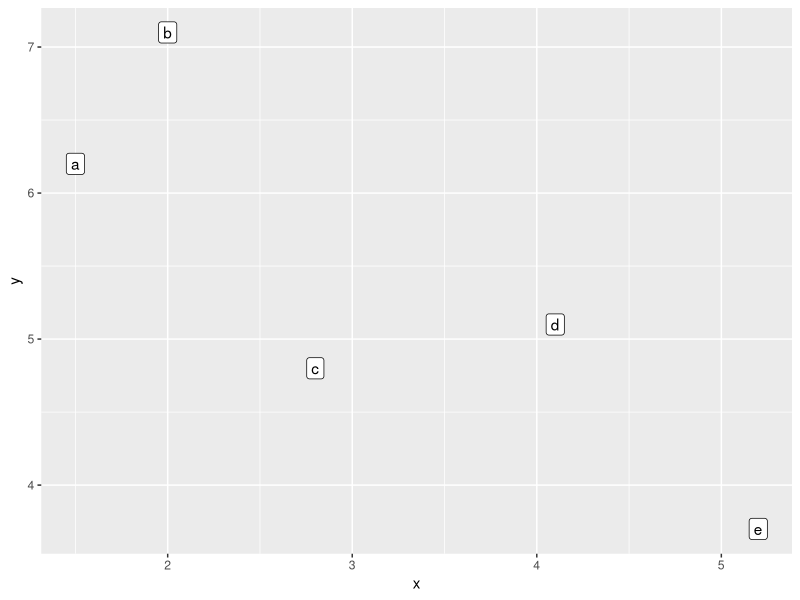
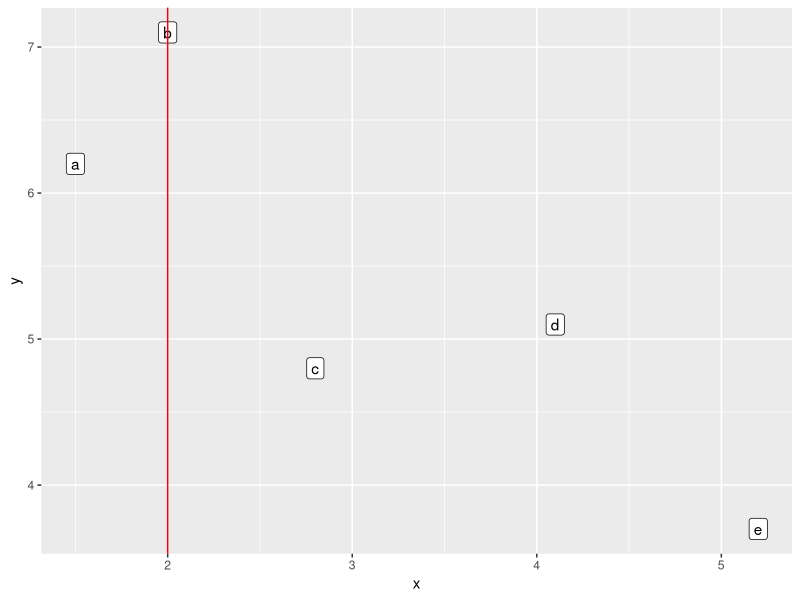
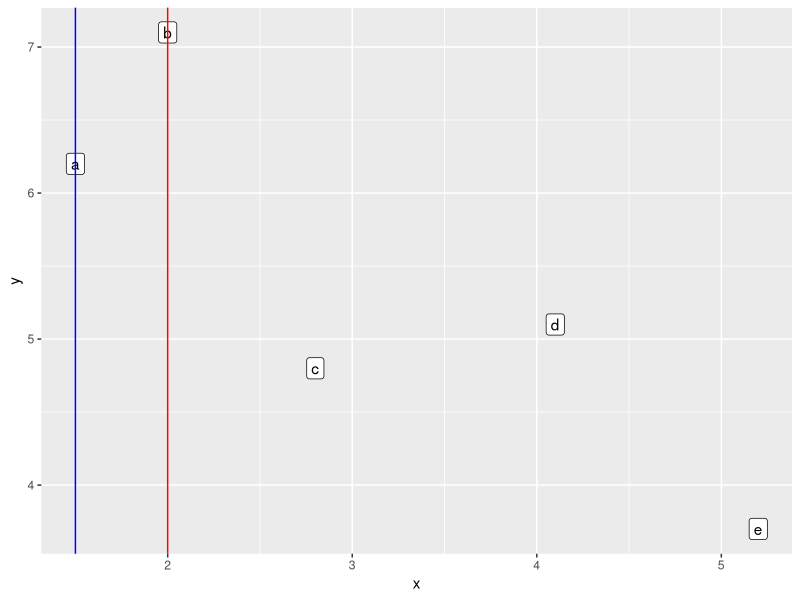
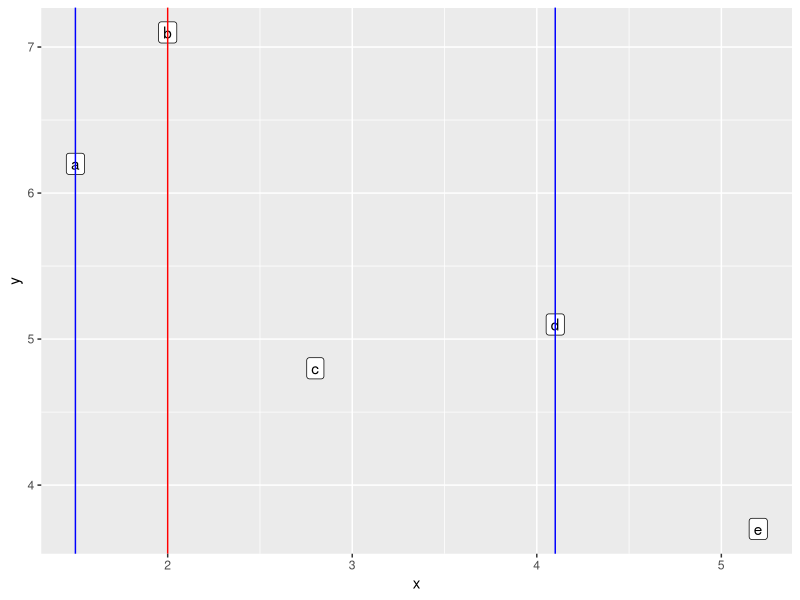
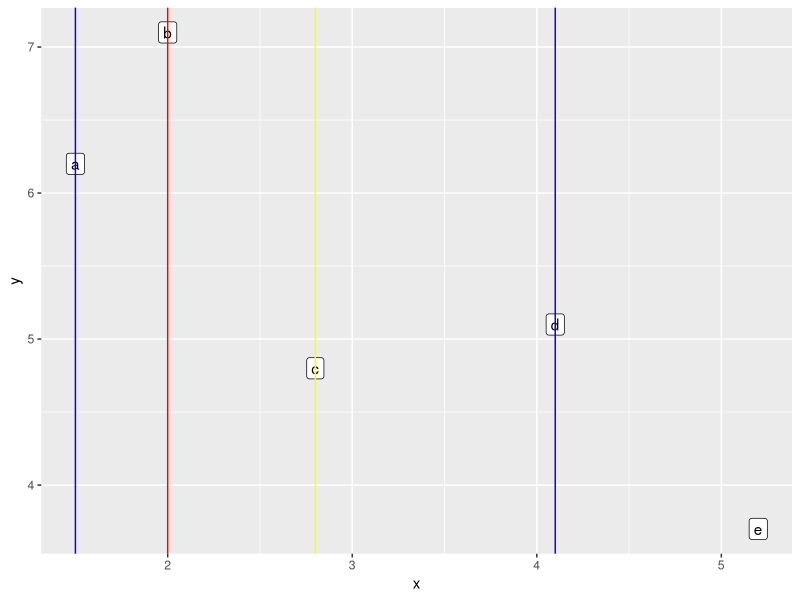

Reproduce these figures in R, in order.
## ---- chunk 1
knitr::opts_chunk$set(echo = TRUE,
                      message = FALSE,
                      fig.height = 4,
                      fig.width = 6)
## ---- chunk 2
library(tidyverse)
d <- tibble(x = c(1.5, 2.8, 4.1, 2.0, 5.2), 
            y = c(6.2, 4.8, 5.1, 7.1, 3.7)) %>%
  mutate(label = c("a", "c", "d", "b", "e"))
d
## ---- chunk 3
ggplot(data = d, aes(x = x, y = y, label = label)) +
  geom_point() +
  geom_label()
## ---- chunk 4
# function to compute the ANOVA, the head node contain all the data points to be split 
# left node contain the data points that x <= split_x
# right node contain the data points that x > split_x
anova <- function(data, split_x){
  # y in the head node
  hy_mean = mean(data$y)
  # SST of the head node
  sst = sum((data$y - hy_mean)^2)
  
  # y in the left node
  ly = data$y[which(data$x <= split_x)]
  # the mean of y in the left node
  ly_mean = mean(ly)
  # SSG of the left node
  ssgl = sum((ly - ly_mean)^2)
  
  # y in the right node
  ry = data$y[which(data$x > split_x)]
  # the mean of y in the right node
  ry_mean = mean(ry)
  # SSG of the right node
  ssgr = sum((ry - ry_mean)^2)
  
  # ANOVA
  return(sst - (ssgl + ssgr))
}
## ---- chunk 5
# sort the x, and only use the first 4 x value to split the y
attempt <- tibble(x = sort(d$x)[1:4])
gain_list <- c()

# use the for loop to calculate the gain of each attempt
for(x in attempt$x){
  gain <- anova(d, x)
  gain_list <- c(gain_list, gain)
}

attempt %>%
  mutate(ANOVA = gain_list)
## ---- chunk 6
ggplot(data = d, aes(x = x, y = y, label = label)) +
  geom_point() +
  geom_label() +
  geom_vline(xintercept = 2.0, color = "red")
## ---- chunk 7
# one attempt for level 1 left node
attempt <- tibble(x = sort(d$x)[1])
# 2 data points in level 1 left node
l1_left_d <- d %>% filter(x <= 2.0)
gain_list <- c()

# use the for loop to calculate the gain of each attempt
for(x in attempt$x){
  gain <- anova(l1_left_d, x)
  gain_list <- c(gain_list, gain)
}

attempt %>%
  mutate(ANOVA = gain_list)
## ---- chunk 8
ggplot(data = d, aes(x = x, y = y, label = label)) +
  geom_point() +
  geom_label() +
  geom_vline(xintercept = 2.0, color = "red") +
  geom_vline(xintercept = 1.5, color = "blue")
## ---- chunk 9
# 2 attempt for level 1 right node
attempt <- tibble(x = sort(d$x)[3:4])
# 3 data points in level 1 left node
l1_right_d <- d %>% filter(x > 2.0)
gain_list <- c()

# use the for loop to calculate the gain of each attempt
for(x in attempt$x){
  gain <- anova(l1_right_d, x)
  gain_list <- c(gain_list, gain)
}

attempt %>%
  mutate(ANOVA = gain_list)
## ---- chunk 10
ggplot(data = d, aes(x = x, y = y, label = label)) +
  geom_point() +
  geom_label() +
  geom_vline(xintercept = 2.0, color = "red") +
  geom_vline(xintercept = 1.5, color = "blue") +
  geom_vline(xintercept = 4.1, color = "blue")
## ---- chunk 11
# one attempt for level 1 left node
attempt <- tibble(x = sort(d$x)[3])
# 2 data points in level 1 left node
l2_left2_d <- l1_right_d %>% filter(x <= 4.1)
gain_list <- c()

# use the for loop to calculate the gain of each attempt
for(x in attempt$x){
  gain <- anova(l2_left2_d, x)
  gain_list <- c(gain_list, gain)
}

attempt %>%
  mutate(ANOVA = gain_list)
## ---- chunk 12
ggplot(data = d, aes(x = x, y = y, label = label)) +
  geom_point() +
  geom_label() +
  geom_vline(xintercept = 2.0, color = "red") +
  geom_vline(xintercept = 1.5, color = "blue") +
  geom_vline(xintercept = 4.1, color = "blue") +
  geom_vline(xintercept = 2.8, color = "yellow")
